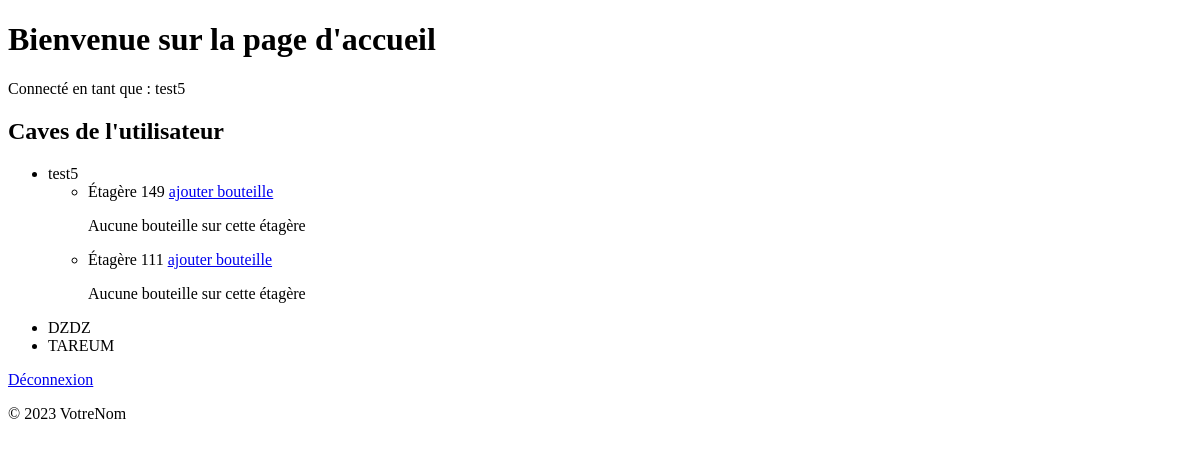
Page /accueil (signed in) on the earlier database version.
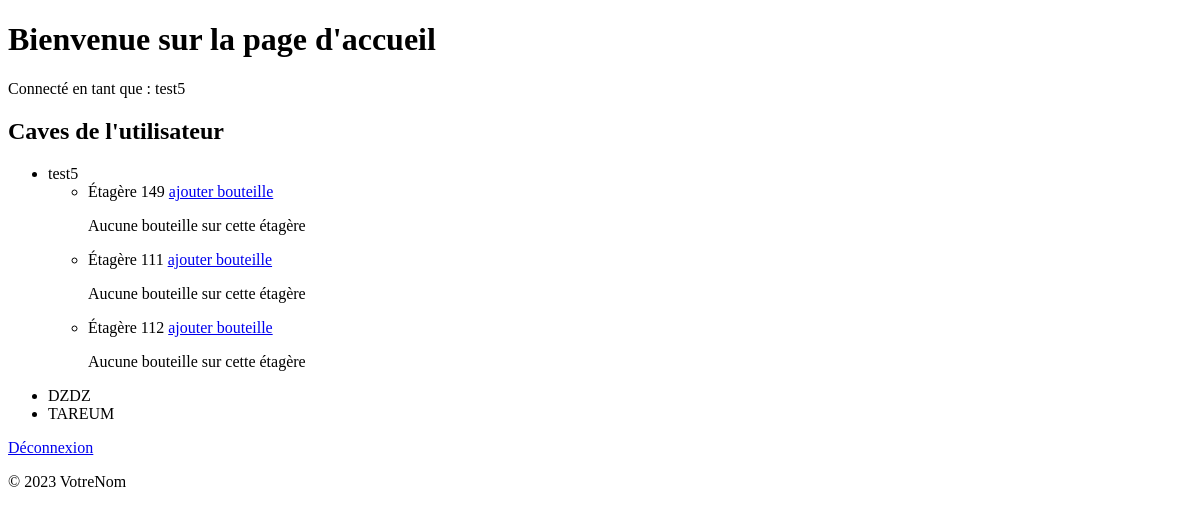
Same page on the later database version.
### tables this page shows
CREATE TABLE Caves (
                id_cave INTEGER PRIMARY KEY,
                nom_cave TEXT NOT NULL,
                proprietaire_id INTEGER NOT NULL,
                FOREIGN KEY (proprietaire_id) REFERENCES Utilisateurs(id_utilisateur)
            );

CREATE TABLE Etageres (
                id_etagere INTEGER PRIMARY KEY,
                numero INTEGER NOT NULL,
                region TEXT NOT NULL,
                emplacements_disponibles INTEGER NOT NULL,
                cave_associee_id INTEGER NOT NULL,
                FOREIGN KEY (cave_associee_id) REFERENCES Caves(id_cave)
            );

### app.py (the view)
@app.route("/")
@app.route("/accueil")
def accueil():
    if "logged_in" in session and session["logged_in"]:
        nom_utilisateur = session["username"]
        caves_utilisateur = Cave.afficher_details_cave(session["user_id"])
        if request.args.get("response") == "json":
            return jsonify({"status": "success", "msg": caves_utilisateur}), 200
        else:
            return render_template(
                "accueil.html",
                nom_utilisateur=nom_utilisateur,
                caves_utilisateur=caves_utilisateur,
            )
    else:
        return redirect(url_for("users.deconnexion"))  # Rediriger vers la page de connexion après la déconnexion

### models/cave.py (called while the page is built)
    @staticmethod
    def get_utilisateur_caves(utilisateur_id):
        conn = sqlite3.connect("bdd.db")
        c = conn.cursor()
        c.execute("SELECT * FROM Caves WHERE proprietaire_id = ?", (utilisateur_id,))
        rows = c.fetchall()
        caves_utilisateur = [
            Cave(row[0], row[1], Utilisateur(row[2], None, None, None)) for row in rows
        ]
        conn.close()
        return caves_utilisateur

    @classmethod
    def afficher_details_cave(cls, user_id):
        conn = sqlite3.connect("bdd.db")
        c = conn.cursor()
        caves_utilisateur = Cave.get_utilisateur_caves(user_id)
        for current_cave in caves_utilisateur:
            c.execute(
                "SELECT * FROM Etageres WHERE cave_associee_id = ?",
                (current_cave.id_cave,),
            )
            etageres_cave = c.fetchall()
            current_cave.etageres = [
                Etagere(row[0], row[1], row[2], row[3], current_cave)
                for row in etageres_cave
            ]
        conn.close()
        return caves_utilisateur

### templates/accueil.html (shortened to what this page needs)
<!DOCTYPE html>
<html lang="en">
<head>
</head>
<body>
    <header>
        <h1>Bienvenue sur la page d'accueil</h1>
        {% if nom_utilisateur %}
            <p>Connecté en tant que : {{ nom_utilisateur }}</p>
            <h2>Caves de l'utilisateur</h2>
            <ul>
                {% for cave in caves_utilisateur %}
                    <li>
                        {{ cave.nom_cave }}
                        <ul>
                            {% for etagere in cave.etageres %}
                                <li>Étagère {{ etagere.numero }}
                                    <a href="{{ url_for('etagere.ajouter_bouteille_etagere', id_etagere=etagere.id_etagere)}}">ajouter bouteille</a>
                                    {% if etagere.bouteilles %}
                                        <ul>
                                            {% for bouteille in etagere.bouteilles %}
                                                <li>{{ bouteille.nom }}</li>
                                            {% endfor %}
                                        </ul>
                                    {% else %}
                                        <p>Aucune bouteille sur cette étagère</p>
                                    {% endif %}
                                </li>
                            {% endfor %}
                        </ul>
                    </li>
                {% endfor %}
            </ul>
        {% endif %}
    </header>
    <main>
        <a href="{{ url_for('users.deconnexion') }}">Déconnexion</a>
    </main>
    <footer>
        <p>© 2023 VotreNom</p>
    </footer>
</body>
</html>

Differences in the rows shown:
added Etageres: numero "112", shown under Caves "test5"
